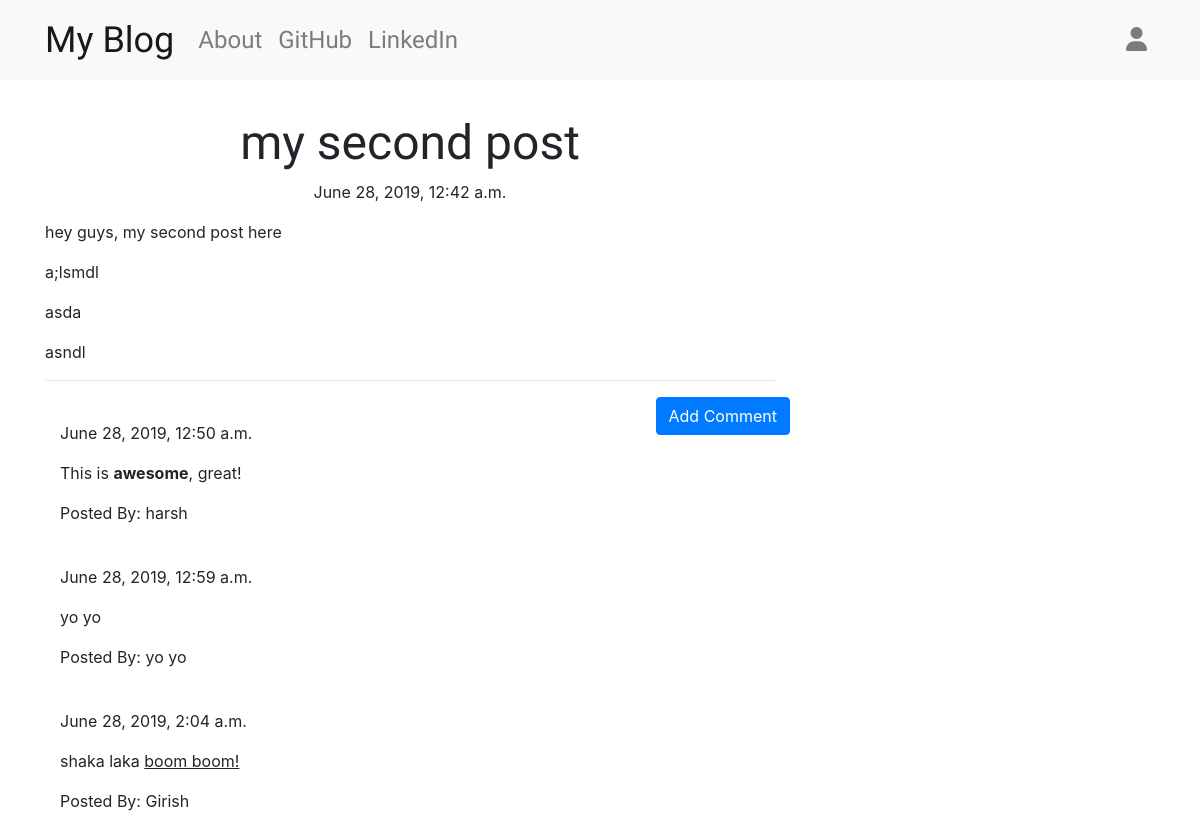
The app's page /post/2/ with its own data.
### blog/models.py (models this page shows, shortened)
class Post(models.Model):
	author = models.ForeignKey('auth.User', on_delete = models.CASCADE)
	title = models.CharField(max_length=256)
	text = models.TextField()
	created_date = models.DateTimeField(default=timezone.now)
	published_date = models.DateTimeField(blank=True, null=True)

class Comment(models.Model):
	post = models.ForeignKey('blog.Post', related_name = 'comments', on_delete = models.CASCADE)
	author = models.CharField(max_length=200)
	text = models.TextField()
	created_date = models.DateTimeField(default=timezone.now)
	approved_comment = models.BooleanField(default=False)

### blog/views.py (the view)
# urls.py: path('post/<int:pk>/', views.PostDetailView.as_view(), name='post_detail'),
class PostDetailView(DetailView):
	model = Post

### blog/templates/blog/post_detail.html (shortened to what this page needs)
{% extends 'blog/base.html' %}
{% block content %}
<h1 class="posttitle loader">{{ post.title }}</h1>
{% if post.published_date %}
	<div class="date postdate">
		{{ post.published_date }}
	</div>
{% else %}
	<a class ="btn btn-outline-primary" href="{% url 'post_publish' pk=post.pk %}">Publish</a>
{% endif %}
<p class="postcontent">{{post.text|safe|linebreaksbr}}</p>
<hr>
<a class="btn btn-primary btn-comment" href="{% url 'add_comment_to_post' pk=post.pk %}">Add Comment</a>
<div class="container">
	{% for comment in post.comments.all %}
		{% if user.is_authenticated or comment.approved_comment %}
			{{comment.created_date}}
			<p>{{comment.text|safe|linebreaks}}</p>
			<p>Posted By: {{comment.author}}</p>
		{% endif %}
		{% empty %}
		<p>No Comments!</p>
	{% endfor %}
</div>
{% endblock content %}

### blog/static/css/blog.css (style rules this page uses)
.postdate { text-align: center; }
.posttitle { font-family: "Russo One", sans-serif; font-size: 3em; text-align: center; }
.postcontent { font-family: "Montserrat"; font-size: 1.5em; }
.btn-comment { position: absolute; right: 0px; }
.loader { filter: hue-rotate(0deg); animation: hue 10000ms infinite linear; }

### records on screen
Post: title "my second post", published_date "June 28, 2019, 12:42 a.m.", text "hey guys, my second post here a;lsmdl asda asndl"
Comment: created_date "June 28, 2019, 12:50 a.m.", text "This is awesome , great!", author "harsh"
Comment: created_date "June 28, 2019, 12:59 a.m.", text "yo yo", author "yo yo"
Comment: created_date "June 28, 2019, 2:04 a.m.", text "shaka laka boom boom!", author "Girish"
